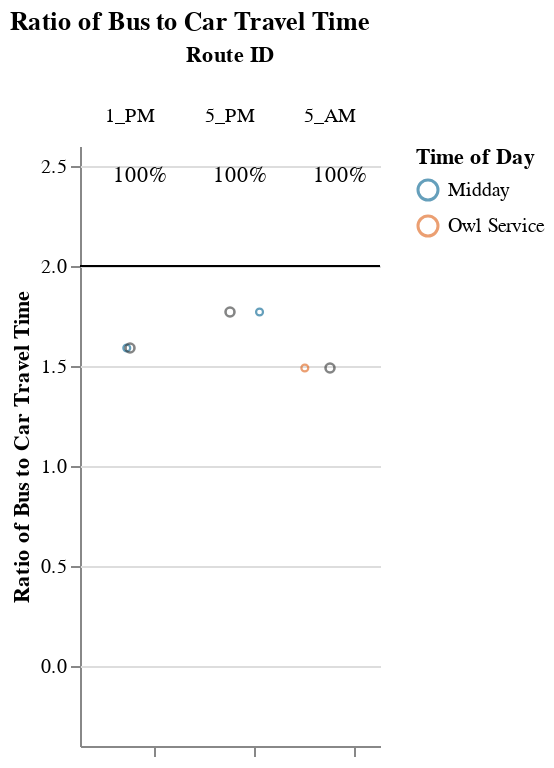
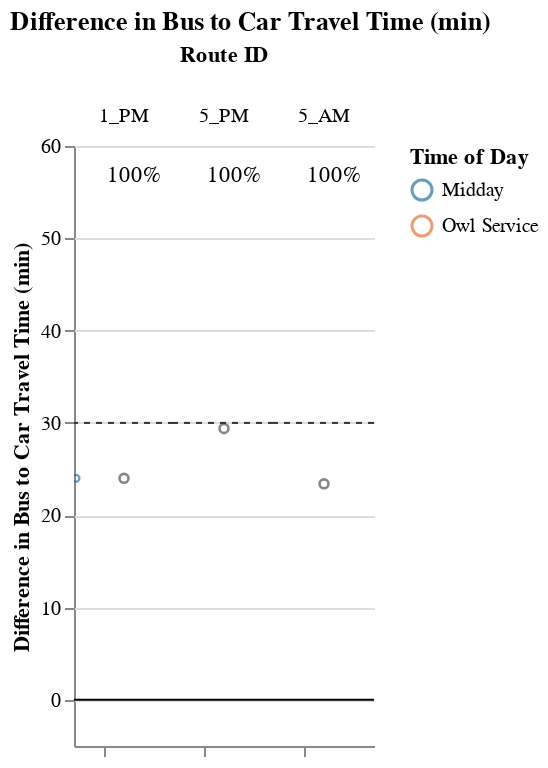

Notebook code cell kept with these figures, in order:
### Markdown cell above
### Medium Routes (1-1.5 hrs)

### Code cell
route_group = "medium"
try:
    display_charts_for_route_group(df, route_group)
except:
    print("No routes meet this criteria.")

### Figure 1 — Vega-Lite specification as saved in the notebook (floating-point values rounded to 4 significant figures)
{"config": {"view": {"continuousWidth": 400, "continuousHeight": 300, "stroke": null}, "facet": {"spacing": 0}}, "data": {"name": "data-05bb06417632456cd1bdcccdb08478c1"}, "facet": {"column": {"field": "route_id", "sort": ["1_PM", "5_PM", "5_AM"], "title": "Route ID", "type": "nominal"}}, "spec": {"layer": [{"mark": "rule", "encoding": {"color": {"value": "black"}, "y": {"field": "cutoff", "type": "quantitative"}}, "selection": {"selector003": {"type": "interval", "bind": "scales", "encodings": ["x", "y"]}}}, {"mark": {"type": "point", "opacity": 0.65, "size": 12, "strokeWidth": 1.1}, "encoding": {"color": {"field": "time_of_day", "scale": {"range": ["#136C97", "#E16B26", "#F6BF16", "#00896B", "#7790A3", "#5B559C"]}, "sort": ["AM Peak", "Midday", "PM Peak", "Owl Service"], "title": "Time of Day", "type": "nominal"}, "tooltip": [{"field": "route_id", "type": "nominal"}, {"field": "trip_id", "type": "nominal"}, {"field": "service_hours", "type": "quantitative"}, {"field": "car_duration_hours", "type": "quantitative"}, {"field": "bus_multiplier", "type": "quantitative"}, {"field": "bus_difference", "type": "quantitative"}, {"field": "num_trips", "type": "quantitative"}, {"field": "num_competitive", "type": "quantitative"}, {"field": "pct_trips_competitive", "type": "quantitative"}, {"field": "p25", "type": "quantitative"}, {"field": "p50", "type": "quantitative"}, {"field": "p75", "type": "quantitative"}], "x": {"axis": {"grid": false, "labels": false, "ticks": true, "values": [0]}, "field": "jitter", "scale": {}, "title": null, "type": "quantitative"}, "y": {"field": "bus_multiplier", "scale": {"domain": [-0.25, 2.5]}, "title": "Ratio of Bus to Car Travel Time", "type": "quantitative"}}, "transform": [{"calculate": "sqrt(-2*log(random()))*cos(2*PI*random())", "as": "jitter"}], "width": 50}, {"layer": [{"mark": {"type": "point", "opacity": 0.6, "size": 20, "strokeWidth": 1.3}, "encoding": {"color": {"value": "#323434"}, "y": {"field": "bus_multiplier", "type": "quantitative"}}, "transform": [{"filter": "(datum.p50_trip === 1)"}]}, {"mark": {"type": "text", "align": "center", "baseline": "middle"}, "encoding": {"color": {"value": "black"}, "text": {"field": "pct_trips_competitive", "format": ".0%", "type": "quantitative"}, "tooltip": [{"field": "route_id", "type": "nominal"}, {"field": "trip_id", "type": "nominal"}, {"field": "service_hours", "type": "quantitative"}, {"field": "car_duration_hours", "type": "quantitative"}, {"field": "bus_multiplier", "type": "quantitative"}, {"field": "bus_difference", "type": "quantitative"}, {"field": "num_trips", "type": "quantitative"}, {"field": "num_competitive", "type": "quantitative"}, {"field": "pct_trips_competitive", "type": "quantitative"}, {"field": "p25", "type": "quantitative"}, {"field": "p50", "type": "quantitative"}, {"field": "p75", "type": "quantitative"}], "x": {"value": 30}, "y": {"value": 15}}, "transform": [{"calculate": "sqrt(-2*log(random()))*cos(2*PI*random())", "as": "jitter"}, {"filter": "(datum.fastest_trip === 1)"}]}]}]}, "resolve": {"scale": {"y": "shared"}}, "title": "Ratio of Bus to Car Travel Time", "$schema": "https://vega.github.io/schema/vega-lite/v4.17.0.json", "datasets": {"data-05bb06417632456cd1bdcccdb08478c1": [{"calitp_itp_id": 271, "trip_key": -6001518701270834032, "trip_id": "936508", "shape_id": "38254", "route_id": "1_PM", "service_hours": 1.08, "trip_first_departure_ts": 55440, "trip_last_arrival_ts": 59340, "departure_hour": 15, "time_of_day": "Midday", "p25": 1.08, "p50": 1.08, "p75": 1.08, "p50_trip": 1, "fastest_trip": 1, "car_duration_hours": 0.68, "competitive_route": 1, "bus_multiplier": 1.59, "bus_difference": 24.0, "num_trips": 1, "num_competitive": 1, "pct_trips_competitive": 1.0, "bus_difference_spread": 0.0, "route_group": "medium", "max_trip_hrs": 1.08, "max_trip_route_group": 1.48, "name": "City of Roseville", "caltrans_district": "03 - Marysville", "drmt_organization_name": null, "cutoff2": 30, "cutoff": 2}, {"calitp_itp_id": 271, "trip_key": -7738216914427785017, "trip_id": "936526", "shape_id": "38264", "route_id": "5_AM", "service_hours": 1.18, "trip_first_departure_ts": 24000, "trip_last_arrival_ts": 28260, "departure_hour": 6, "time_of_day": "Owl Service", "p25": 1.18, "p50": 1.18, "p75": 1.18, "p50_trip": 1, "fastest_trip": 1, "car_duration_hours": 0.79, "competitive_route": 1, "bus_multiplier": 1.49, "bus_difference": 23.4, "num_trips": 1, "num_competitive": 1, "pct_trips_competitive": 1.0, "bus_difference_spread": 0.0, "route_group": "medium", "max_trip_hrs": 1.18, "max_trip_route_group": 1.48, "name": "City of Roseville", "caltrans_district": "03 - Marysville", "drmt_organization_name": null, "cutoff2": 30, "cutoff": 2}, {"calitp_itp_id": 271, "trip_key": -878129697756430159, "trip_id": "936528", "shape_id": "38265", "route_id": "5_PM", "service_hours": 1.13, "trip_first_departure_ts": 57240, "trip_last_arrival_ts": 61320, "departure_hour": 15, "time_of_day": "Midday", "p25": 1.13, "p50": 1.13, "p75": 1.13, "p50_trip": 1, "fastest_trip": 1, "car_duration_hours": 0.64, "competitive_route": 1, "bus_multiplier": 1.77, "bus_difference": 29.4, "num_trips": 1, "num_competitive": 1, "pct_trips_competitive": 1.0, "bus_difference_spread": 0.0, "route_group": "medium", "max_trip_hrs": 1.13, "max_trip_route_group": 1.48, "name": "City of Roseville", "caltrans_district": "03 - Marysville", "drmt_organization_name": null, "cutoff2": 30, "cutoff": 2}]}}

### Figure 2 — Vega-Lite specification as saved in the notebook (floating-point values rounded to 4 significant figures)
{"config": {"view": {"continuousWidth": 400, "continuousHeight": 300, "stroke": null}, "facet": {"spacing": 0}}, "data": {"name": "data-ae779df8190a673ab9f25ab12e292989"}, "facet": {"column": {"field": "route_id", "sort": ["1_PM", "5_PM", "5_AM"], "title": "Route ID", "type": "nominal"}}, "spec": {"layer": [{"mark": "rule", "encoding": {"color": {"value": "black"}, "y": {"field": "cutoff", "type": "quantitative"}}, "selection": {"selector004": {"type": "interval", "bind": "scales", "encodings": ["x", "y"]}}}, {"mark": {"type": "rule", "strokeDash": [3, 3]}, "encoding": {"color": {"value": "#323434"}, "y": {"field": "cutoff2", "type": "quantitative"}}}, {"mark": {"type": "point", "opacity": 0.65, "size": 12, "strokeWidth": 1.1}, "encoding": {"color": {"field": "time_of_day", "scale": {"range": ["#136C97", "#E16B26", "#F6BF16", "#00896B", "#7790A3", "#5B559C"]}, "sort": ["AM Peak", "Midday", "PM Peak", "Owl Service"], "title": "Time of Day", "type": "nominal"}, "tooltip": [{"field": "route_id", "type": "nominal"}, {"field": "trip_id", "type": "nominal"}, {"field": "service_hours", "type": "quantitative"}, {"field": "car_duration_hours", "type": "quantitative"}, {"field": "bus_multiplier", "type": "quantitative"}, {"field": "bus_difference", "type": "quantitative"}, {"field": "num_trips", "type": "quantitative"}, {"field": "num_competitive", "type": "quantitative"}, {"field": "pct_trips_competitive", "type": "quantitative"}, {"field": "p25", "type": "quantitative"}, {"field": "p50", "type": "quantitative"}, {"field": "p75", "type": "quantitative"}], "x": {"axis": {"grid": false, "labels": false, "ticks": true, "values": [0]}, "field": "jitter", "scale": {}, "title": null, "type": "quantitative"}, "y": {"field": "bus_difference", "scale": {"domain": [-5, 57.6]}, "title": "Difference in Bus to Car Travel Time (min)", "type": "quantitative"}}, "transform": [{"calculate": "sqrt(-2*log(random()))*cos(2*PI*random())", "as": "jitter"}], "width": 50}, {"layer": [{"mark": {"type": "point", "opacity": 0.6, "size": 20, "strokeWidth": 1.3}, "encoding": {"color": {"value": "#323434"}, "y": {"field": "bus_difference", "type": "quantitative"}}, "transform": [{"filter": "(datum.p50_trip === 1)"}]}, {"mark": {"type": "text", "align": "center", "baseline": "middle"}, "encoding": {"color": {"value": "black"}, "text": {"field": "pct_trips_competitive", "format": ".0%", "type": "quantitative"}, "tooltip": [{"field": "route_id", "type": "nominal"}, {"field": "trip_id", "type": "nominal"}, {"field": "service_hours", "type": "quantitative"}, {"field": "car_duration_hours", "type": "quantitative"}, {"field": "bus_multiplier", "type": "quantitative"}, {"field": "bus_difference", "type": "quantitative"}, {"field": "num_trips", "type": "quantitative"}, {"field": "num_competitive", "type": "quantitative"}, {"field": "pct_trips_competitive", "type": "quantitative"}, {"field": "p25", "type": "quantitative"}, {"field": "p50", "type": "quantitative"}, {"field": "p75", "type": "quantitative"}], "x": {"value": 30}, "y": {"value": 15}}, "transform": [{"calculate": "sqrt(-2*log(random()))*cos(2*PI*random())", "as": "jitter"}, {"filter": "(datum.fastest_trip === 1)"}]}]}]}, "resolve": {"scale": {"y": "shared"}}, "title": "Difference in Bus to Car Travel Time (min)", "$schema": "https://vega.github.io/schema/vega-lite/v4.17.0.json", "datasets": {"data-ae779df8190a673ab9f25ab12e292989": [{"calitp_itp_id": 271, "trip_key": -6001518701270834032, "trip_id": "936508", "shape_id": "38254", "route_id": "1_PM", "service_hours": 1.08, "trip_first_departure_ts": 55440, "trip_last_arrival_ts": 59340, "departure_hour": 15, "time_of_day": "Midday", "p25": 1.08, "p50": 1.08, "p75": 1.08, "p50_trip": 1, "fastest_trip": 1, "car_duration_hours": 0.68, "competitive_route": 1, "bus_multiplier": 1.59, "bus_difference": 24.0, "num_trips": 1, "num_competitive": 1, "pct_trips_competitive": 1.0, "bus_difference_spread": 0.0, "route_group": "medium", "max_trip_hrs": 1.08, "max_trip_route_group": 1.48, "name": "City of Roseville", "caltrans_district": "03 - Marysville", "drmt_organization_name": null, "cutoff2": 30, "cutoff": 0}, {"calitp_itp_id": 271, "trip_key": -7738216914427785017, "trip_id": "936526", "shape_id": "38264", "route_id": "5_AM", "service_hours": 1.18, "trip_first_departure_ts": 24000, "trip_last_arrival_ts": 28260, "departure_hour": 6, "time_of_day": "Owl Service", "p25": 1.18, "p50": 1.18, "p75": 1.18, "p50_trip": 1, "fastest_trip": 1, "car_duration_hours": 0.79, "competitive_route": 1, "bus_multiplier": 1.49, "bus_difference": 23.4, "num_trips": 1, "num_competitive": 1, "pct_trips_competitive": 1.0, "bus_difference_spread": 0.0, "route_group": "medium", "max_trip_hrs": 1.18, "max_trip_route_group": 1.48, "name": "City of Roseville", "caltrans_district": "03 - Marysville", "drmt_organization_name": null, "cutoff2": 30, "cutoff": 0}, {"calitp_itp_id": 271, "trip_key": -878129697756430159, "trip_id": "936528", "shape_id": "38265", "route_id": "5_PM", "service_hours": 1.13, "trip_first_departure_ts": 57240, "trip_last_arrival_ts": 61320, "departure_hour": 15, "time_of_day": "Midday", "p25": 1.13, "p50": 1.13, "p75": 1.13, "p50_trip": 1, "fastest_trip": 1, "car_duration_hours": 0.64, "competitive_route": 1, "bus_multiplier": 1.77, "bus_difference": 29.4, "num_trips": 1, "num_competitive": 1, "pct_trips_competitive": 1.0, "bus_difference_spread": 0.0, "route_group": "medium", "max_trip_hrs": 1.13, "max_trip_route_group": 1.48, "name": "City of Roseville", "caltrans_district": "03 - Marysville", "drmt_organization_name": null, "cutoff2": 30, "cutoff": 0}]}}
